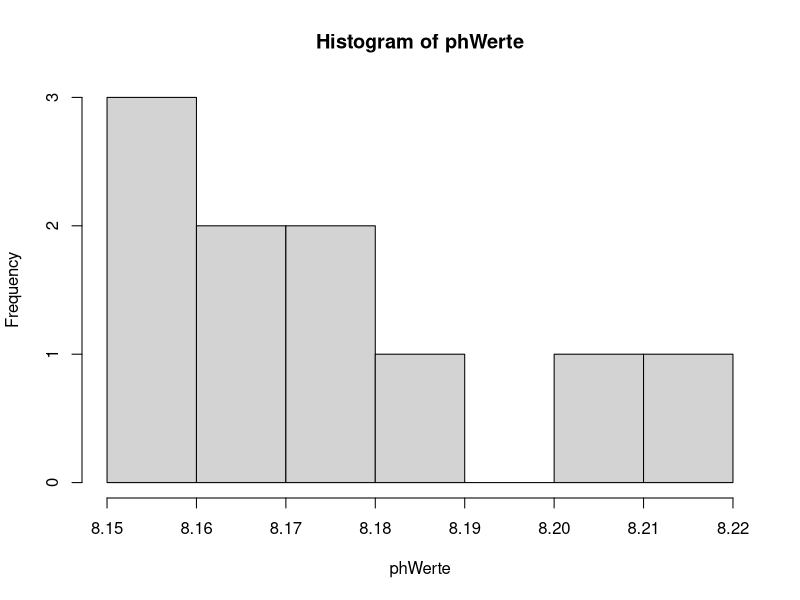

Recreate this plot in R.
phWerte <- c(8.18, 8.16, 8.17, 8.22, 8.19, 8.17, 8.15, 8.21, 8.16, 8.18)
bekannteSd <- 0.02
signifikanz <- 0.05

hist(phWerte, 7)

1 - pnorm(115, 100, 36.6)
1 - sum (dnorm(0:115, 100, 36.6))

sd(rbinom(100, 100, 0.3))

# A 6
# 6
sqrt(100*0.3*(1-0.3))

0.4*0.3

# 7
(sqrt(50*0.4*(1-0.4)) + sqrt(50*0.2*(1-0.2))) / 2

# no
100*0.12*(1-0.12)

# 8
binom.test(25, 100, 0.3, alternative = "greater")
pbinom(22, 100, 0.3)

(100*10*(1/100) + 0.1000/10)-(100*10*(1/100) - 0.1000/10)
